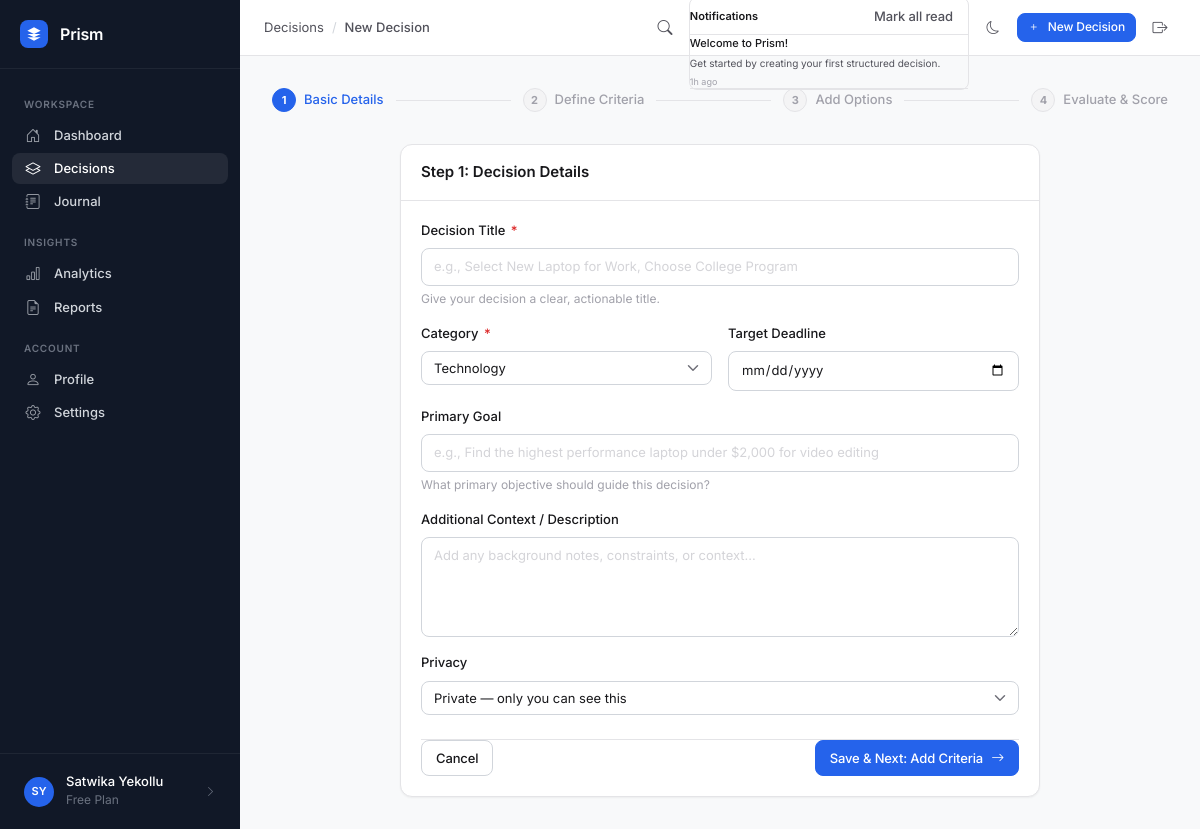
Page /decisions/new (signed in) on the committed database.
### app/models/user.py (models this page shows, shortened)
class User(UserMixin, db.Model):
    __tablename__ = 'users'
    id = db.Column(db.Integer, primary_key=True)
    username = db.Column(db.String(80), unique=True, nullable=False, index=True)
    email = db.Column(db.String(120), unique=True, nullable=False, index=True)
    password_hash = db.Column(db.String(255), nullable=False)
    full_name = db.Column(db.String(120), nullable=True)
    avatar_url = db.Column(db.String(255), nullable=True)
    dark_mode = db.Column(db.Boolean, default=False, nullable=False)
    email_verified = db.Column(db.Boolean, default=False, nullable=False)
    created_at = db.Column(db.DateTime, default=datetime.utcnow, nullable=False)
    last_login = db.Column(db.DateTime, nullable=True)
    decisions = db.relationship('Decision', backref='owner', lazy='dynamic',
                                 cascade='all, delete-orphan')
    journal_entries = db.relationship('JournalEntry', backref='author', lazy='dynamic',
                                       cascade='all, delete-orphan')
    activity_logs = db.relationship('ActivityLog', backref='user', lazy='dynamic',
                                     cascade='all, delete-orphan')
    @property
    def display_name(self):
        return self.full_name or self.username
    @property
    def initials(self):
        name = self.full_name or self.username
        parts = name.strip().split()
        if len(parts) >= 2:
            return (parts[0][0] + parts[-1][0]).upper()
        return name[:2].upper() if len(name) >= 2 else name[0].upper()

### app/models/notification.py (models this page shows, shortened)
class Notification(db.Model):
    __tablename__ = 'notifications'
    id = db.Column(db.Integer, primary_key=True)
    user_id = db.Column(db.Integer, db.ForeignKey('users.id', ondelete='CASCADE'), nullable=False, index=True)
    title = db.Column(db.String(255), nullable=False)
    message = db.Column(db.Text, nullable=False)
    link = db.Column(db.String(255), nullable=True)
    is_read = db.Column(db.Boolean, default=False, nullable=False)
    created_at = db.Column(db.DateTime, default=datetime.utcnow, nullable=False)
    user = db.relationship('User', backref=db.backref('notifications', lazy='dynamic', cascade='all, delete-orphan'))

### app/blueprints/decisions/routes.py (the view, shortened to what this page needs)
@decisions_bp.route('/new', methods=['GET', 'POST'])
@login_required
def new_decision():
    form = DecisionForm()
    return render_template('decisions/new.html', form=form, title='New Decision')

### app/blueprints/decisions/forms.py
class DecisionForm(FlaskForm):
    title = StringField('Decision Title', validators=[
        DataRequired(), Length(2, 200)
    ])
    category = SelectField('Category', validators=[DataRequired()], choices=[
        ('Technology', 'Technology'),
        ('Career', 'Career'),
        ('Finance', 'Finance'),
        ('Education', 'Education'),
        ('Travel', 'Travel'),
        ('Health', 'Health'),
        ('Business', 'Business'),
        ('Real Estate', 'Real Estate'),
        ('Lifestyle', 'Lifestyle'),
        ('Other', 'Other'),
    ])
    goal = StringField('Decision Goal', validators=[Optional(), Length(max=500)],
                       description='What outcome are you trying to achieve?')
    description = TextAreaField('Description', validators=[Optional(), Length(max=2000)])
    deadline = DateField('Deadline', validators=[Optional()])
    privacy = SelectField('Privacy', choices=[
        ('private', 'Private — only you can see this'),
        ('shared', 'Shared — anyone with the link can view'),
    ], default='private')
    submit = SubmitField('Save Decision')

### app/models/user.py (called while the page is built)
@login_manager.user_loader
def load_user(user_id):
    return db.session.get(User, int(user_id))

### app/templates/decisions/new.html (shortened to what this page needs)
{% extends "base.html" %}
{% block breadcrumb %}
<a href="{{ url_for('decisions.index') }}">Decisions</a>
<span class="separator">/</span>
<span class="font-medium text-text">New Decision</span>
{% endblock %}
{% block content %}
<div class="stepper">
  <div class="stepper-step active">
    <div class="stepper-number">1</div>
    <span>Basic Details</span>
  </div>
  <div class="stepper-line"></div>
  <div class="stepper-step">
    <div class="stepper-number">2</div>
    <span>Define Criteria</span>
  </div>
  <div class="stepper-line"></div>
  <div class="stepper-step">
    <div class="stepper-number">3</div>
    <span>Add Options</span>
  </div>
  <div class="stepper-line"></div>
  <div class="stepper-step">
    <div class="stepper-number">4</div>
    <span>Evaluate & Score</span>
  </div>
</div>
<div class="card max-w-2xl mx-auto" style="max-width: 640px; margin: 0 auto;">
  <div class="card-header">
    <div class="card-title">Step 1: Decision Details</div>
  </div>
  <div class="card-body">
    <form method="POST" action="{{ url_for('decisions.new_decision') }}" novalidate>
      <div class="form-group">
        <label class="form-label" for="title">Decision Title <span class="required">*</span></label>
        {{ form.title(class="form-control" + (" is-invalid" if form.title.errors else ""), id="title", placeholder="e.g., Select New Laptop for Work, Choose College Program", autofocus=true) }}
        <div class="form-hint">Give your decision a clear, actionable title.</div>
      </div>
      <div class="grid grid-cols-1 md:grid-cols-2 gap-4" style="display: grid; grid-template-columns: repeat(auto-fit, minmax(240px, 1fr)); gap: 1rem;">
        <div class="form-group">
          <label class="form-label" for="category">Category <span class="required">*</span></label>
          {{ form.category(class="form-select" + (" is-invalid" if form.category.errors else ""), id="category") }}
        </div>
        <div class="form-group">
          <label class="form-label" for="deadline">Target Deadline</label>
          {{ form.deadline(class="form-control" + (" is-invalid" if form.deadline.errors else ""), id="deadline", type="date") }}
        </div>
      </div>
      <div class="form-group">
        <label class="form-label" for="goal">Primary Goal</label>
        {{ form.goal(class="form-control" + (" is-invalid" if form.goal.errors else ""), id="goal", placeholder="e.g., Find the highest performance laptop under $2,000 for video editing") }}
        <div class="form-hint">What primary objective should guide this decision?</div>
      </div>
      <div class="form-group">
        <label class="form-label" for="description">Additional Context / Description</label>
        {{ form.description(class="form-control" + (" is-invalid" if form.description.errors else ""), id="description", rows="3", placeholder="Add any background notes, constraints, or context...") }}
      </div>
      <div class="form-group">
        <label class="form-label" for="privacy">Privacy</label>
        {{ form.privacy(class="form-select" + (" is-invalid" if form.privacy.errors else ""), id="privacy") }}
      </div>
      <div class="flex justify-between items-center mt-6 pt-4 border-top">
        <a href="{{ url_for('decisions.index') }}" class="btn btn-secondary">Cancel</a>
        <button type="submit" class="btn btn-primary">
          Save & Next: Add Criteria <i class="bi bi-arrow-right"></i>
        </button>
      </div>
    </form>
  </div>
</div>
{% endblock %}

### app/templates/base.html (shortened to what this page needs)
<!DOCTYPE html>
<html lang="en" {% if current_user.is_authenticated and current_user.dark_mode %}data-theme="dark"{% endif %}>
<head>
  <link rel="stylesheet" href="https://cdn.jsdelivr.net/npm/bootstrap-icons@1.11.3/font/bootstrap-icons.min.css" />
  <link rel="stylesheet" href="{{ url_for('static', filename='css/main.css') }}" />
</head>
<body>
  <div class="app-wrapper">
    <aside class="sidebar" id="sidebar" role="navigation" aria-label="Main navigation">
      <div class="sidebar-header">
        <a href="{{ url_for('dashboard.index') }}" class="sidebar-logo" aria-label="Prism home">
          <svg viewBox="0 0 24 24" xmlns="http://www.w3.org/2000/svg">
            <path d="M12 2L2 7l10 5 10-5-10-5zM2 17l10 5 10-5M2 12l10 5 10-5"/>
          </svg>
        </a>
        <span class="sidebar-brand">Prism</span>
      </div>
      <nav class="sidebar-nav">
        <div class="nav-section-label">Workspace</div>
        <a href="{{ url_for('dashboard.index') }}"
           class="nav-item {% if request.endpoint == 'dashboard.index' %}active{% endif %}"
           id="nav-dashboard">
          <i class="bi bi-house-door"></i>
          Dashboard
        </a>
        <a href="{{ url_for('decisions.index') }}"
           class="nav-item {% if request.blueprint == 'decisions' %}active{% endif %}"
           id="nav-decisions">
          <i class="bi bi-layers"></i>
          Decisions
        </a>
        <a href="{{ url_for('journal.index') }}"
           class="nav-item {% if request.blueprint == 'journal' %}active{% endif %}"
           id="nav-journal">
          <i class="bi bi-journal-text"></i>
          Journal
        </a>
        <div class="nav-section-label">Insights</div>
        <a href="{{ url_for('analytics.index') }}"
           class="nav-item {% if request.blueprint == 'analytics' %}active{% endif %}"
           id="nav-analytics">
          <i class="bi bi-bar-chart"></i>
          Analytics
        </a>
        <a href="{{ url_for('reports.index') }}"
           class="nav-item {% if request.blueprint == 'reports' %}active{% endif %}"
           id="nav-reports">
          <i class="bi bi-file-earmark-text"></i>
          Reports
        </a>
        <div class="nav-section-label">Account</div>
        <a href="{{ url_for('profile.index') }}"
           class="nav-item {% if request.blueprint == 'profile' %}active{% endif %}"
           id="nav-profile">
          <i class="bi bi-person"></i>
          Profile
        </a>
        <a href="{{ url_for('profile.settings') }}"
           class="nav-item {% if request.endpoint == 'profile.settings' %}active{% endif %}"
           id="nav-settings">
          <i class="bi bi-gear"></i>
          Settings
        </a>
      </nav>
      <div class="sidebar-footer">
        <a href="{{ url_for('profile.index') }}" class="sidebar-user" id="sidebar-user-link">
          <div class="sidebar-avatar">
            {{ current_user.initials if current_user.is_authenticated else 'PR' }}
          </div>
          <div class="sidebar-user-info">
            <div class="sidebar-user-name">
              {{ current_user.display_name if current_user.is_authenticated else 'Guest' }}
            </div>
            <div class="sidebar-user-role">Free Plan</div>
          </div>
          <i class="bi bi-chevron-right" style="color:var(--sidebar-text-muted);font-size:11px;margin-left:auto"></i>
        </a>
      </div>
    </aside>
    <div class="main-content">
      <header class="topbar">
        <div class="topbar-breadcrumb">
          {% block breadcrumb %}{% endblock %}
        </div>
        <div class="flex items-center gap-2" style="margin-left:auto">
          <a href="{{ url_for('search.index') }}"
             class="btn btn-ghost btn-icon"
             title="Search (Ctrl+K)"
             id="topbar-search-btn"
             aria-label="Search">
            <i class="bi bi-search" style="font-size:15px"></i>
          </a>
          {% if current_user.is_authenticated %}
          <div class="dropdown" id="notifications-dropdown-wrapper">
            <ul class="dropdown-menu dropdown-menu-end shadow-md border p-0" aria-labelledby="notificationsBtn" style="border-radius: var(--radius-md); width: 280px; font-size: 11px;">
              <li class="p-2 border-bottom flex justify-between items-center bg-surface-2" style="background: var(--color-surface-hover); display: flex; justify-content: space-between; align-items: center;">
                <span class="font-semibold text-text">Notifications</span>
                {% if unread_count and unread_count > 0 %}
                  <button onclick="markAllNotificationsRead(event)" class="btn btn-ghost text-xs text-primary p-0 m-0 border-0" style="background:none; cursor: pointer;">Mark all read</button>
                {% endif %}
              </li>
              <div id="notifications-list-container" style="max-height: 250px; overflow-y: auto;">
                {% if unread_notifications %}
                  {% for notif in unread_notifications %}
                    <li class="p-2 border-bottom hover-bg-surface-2" style="cursor: pointer; list-style-type: none;" onclick="markNotificationRead({{ notif.id }}, '{{ notif.link or '' }}')">
                      <div class="font-semibold text-text" style="font-weight: 500;">{{ notif.title }}</div>
                      <div class="text-secondary mt-1" style="font-size: 10px;">{{ notif.message }}</div>
                      <div class="text-muted mt-1" style="font-size: 9px;">{{ notif.created_at|timeago }}</div>
                    </li>
                  {% endfor %}
                {% else %}
                  <li class="p-3 text-center text-muted" style="list-style-type: none;">No new notifications</li>
                {% endif %}
              </div>
            </ul>
          </div>
          {% endif %}
          <button id="dark-mode-toggle"
                  class="btn btn-ghost btn-icon"
                  aria-label="Toggle dark mode"
                  title="Toggle dark mode">
            <i class="bi {% if current_user.is_authenticated and current_user.dark_mode %}bi-sun{% else %}bi-moon{% endif %}"></i>
          </button>
          <a href="{{ url_for('decisions.new_decision') }}"
             class="btn btn-primary btn-sm"
             id="topbar-new-decision">
            <i class="bi bi-plus"></i>
            New Decision
          </a>
          <form action="{{ url_for('auth.logout') }}" method="POST" style="margin:0">
            <button type="submit" class="btn btn-ghost btn-icon"
                    aria-label="Sign out" title="Sign out">
              <i class="bi bi-box-arrow-right" style="font-size:15px"></i>
            </button>
          </form>
        </div>
      </header>
      <main class="page-content" id="main-content">
        {% block content %}{% endblock %}
      </main>
    </div>
  </div>
</body>
</html>

### rows in the picture
User: full_name "SY", full_name "Satwika Yekollu"
Notification: title "Welcome to Prism!", message "Get started by creating your first structured decision.", created_at "1h ago"
